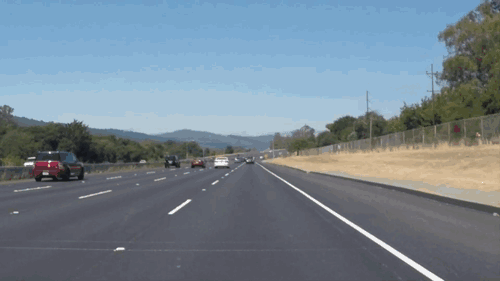
#> input picture test_videos/solidWhiteRight.gif, 500 x 281 px, given in place of solidWhiteRight.jpg, which was not available
$ jupyter execute --allow-errors P1.ipynb   (shell and % lines are left out)   (text cells are left out)
#> lines starting #> are read from the running program, lines starting #| are printed output that depends on the picture; after the words box and inside, x2 and y2 are one past the last pixel; in counts of white or black regions, pixels touching at a corner belong together; pictures that were not available may be replaced by others from this repository, and a replacement may not be noted
[cell 1]
#importing some useful packages
import matplotlib.pyplot as plt
import matplotlib.image as mpimg
import numpy as np
import cv2

[cell 2]
#reading in an image
image = mpimg.imread('test_images/solidWhiteRight.jpg')
#> image is the input picture: shape (281, 500, 4); mean R, G, B, A 117, 132.1, 143.7, 255

#printing out some stats and plotting
print('This image is:', type(image), 'with dimensions:', image.shape)
#| This image is: <class 'numpy.ndarray'> with dimensions: (281, 500, 4)
plt.imshow(image)  # if you wanted to show a single color channel image called 'gray', for example, call as plt.imshow(gray, cmap='gray')

[cell 3]
import math

def grayscale(img):
    """
    Applies the Grayscale transform

    This will return an image with only one color channel
    but NOTE: to see the returned image as grayscale
    (assuming your grayscaled image is called 'gray')
    you should call plt.imshow(gray, cmap='gray')
    """
    return cv2.cvtColor(img, cv2.COLOR_RGB2GRAY)
    # Or use BGR2GRAY if you read an image with cv2.imread()
    # return cv2.cvtColor(img, cv2.COLOR_BGR2GRAY)

def canny(img, low_threshold, high_threshold):
    """Applies the Canny transform"""
    return cv2.Canny(img, low_threshold, high_threshold)

def gaussian_blur(img, kernel_size):
    """Applies a Gaussian Noise kernel"""
    return cv2.GaussianBlur(img, (kernel_size, kernel_size), 0)

def region_of_interest(img, vertices):
    """
    Applies an image mask.

    Only keeps the region of the image defined by the polygon
    formed from `vertices`. The rest of the image is set to black.
    `vertices` should be a numpy array of integer points.
    """
    #defining a blank mask to start with
    mask = np.zeros_like(img)

    #defining a 3 channel or 1 channel color to fill the mask with depending on the input image
    if len(img.shape) > 2:
        channel_count = img.shape[2]  # i.e. 3 or 4 depending on your image
        ignore_mask_color = (255,) * channel_count
    else:
        ignore_mask_color = 255

    #filling pixels inside the polygon defined by "vertices" with the fill color
    cv2.fillPoly(mask, vertices, ignore_mask_color)

    #returning the image only where mask pixels are nonzero
    masked_image = cv2.bitwise_and(img, mask)
    return masked_image


def draw_lines(img, lines, color=[255, 0, 0], thickness=2):
    """
    NOTE: this is the function you might want to use as a starting point once you want to
    average/extrapolate the line segments you detect to map out the full
    extent of the lane (going from the result shown in raw-lines-example.mp4
    to that shown in P1_example.mp4).

    Think about things like separating line segments by their
    slope ((y2-y1)/(x2-x1)) to decide which segments are part of the left
    line vs. the right line.  Then, you can average the position of each of
    the lines and extrapolate to the top and bottom of the lane.

    This function draws `lines` with `color` and `thickness`.
    Lines are drawn on the image inplace (mutates the image).
    If you want to make the lines semi-transparent, think about combining
    this function with the weighted_img() function below
    """
    for line in lines:
        for x1,y1,x2,y2 in line:
            cv2.line(img, (x1, y1), (x2, y2), color, thickness)


# [25 lines left out: functions get_line_equation, draw_extrapolated_lines, not called in this run]


def hough_lines(img, rho, theta, threshold, min_line_len, max_line_gap, extrapolate_lines=False):
    """
    `img` should be the output of a Canny transform.

    Returns an image with hough lines drawn, as well as the lines.
    """
    lines = cv2.HoughLinesP(img, rho, theta, threshold, np.array([]), minLineLength=min_line_len, maxLineGap=max_line_gap)
    line_img = np.zeros((img.shape[0], img.shape[1], 3), dtype=np.uint8)
    if extrapolate_lines:
        draw_extrapolated_lines(line_img, lines)
    else:
        draw_lines(line_img, lines)

    return line_img, lines


# Python 3 has support for cool math symbols.

def weighted_img(img, initial_img, α=0.8, β=1., γ=0.):
    """
    `img` is the output of the hough_lines(), An image with lines drawn on it.
    Should be a blank image (all black) with lines drawn on it.

    `initial_img` should be the image before any processing.

    The result image is computed as follows:

    initial_img * α + img * β + γ
    NOTE: initial_img and img must be the same shape!
    """
    assert np.shape(img) == np.shape(initial_img)
    return cv2.addWeighted(initial_img, α, img, β, γ)

[cell 4]
import os
os.listdir("test_images/")

[cell 5]
# Dependencies
import matplotlib.pyplot as plt
import matplotlib.image as mpimg

import numpy as np
import cv2

import os

[cell 6]
def apply_lane_mask(img):
    top_left  = [int(img.shape[1] * 0.45), int(img.shape[0] * 0.59)]
    top_right = [int(img.shape[1] * 0.54), int(img.shape[0] * 0.59)]
    bot_right = [int(img.shape[1] * 0.95), int(img.shape[0] -1)]
    bot_left  = [int(img.shape[1] * 0.12), int(img.shape[0] -1)]
    return region_of_interest(img, np.array([[top_left, top_right, bot_right, bot_left]], dtype=np.int32))

def threshold(gray):
    lower_bound = 180
    upper_bound = 255
    return cv2.threshold(gray, lower_bound, upper_bound, cv2.THRESH_BINARY)

def process_img(img, extrapolate_lines=False):
    gray = grayscale(img)
    _, thresh = threshold(gray)
    thresh = apply_lane_mask(thresh)
    line_img, _ = hough_lines(thresh, 1, np.pi / 180, 20, 5, 1, extrapolate_lines)
    masked_line_img = apply_lane_mask(line_img)
    return weighted_img(masked_line_img, img)

[cell 7]
# Image being analyzed in paint to find coordinates
image = mpimg.imread('test_images/solidWhiteRight.jpg')

#printing out some stats and plotting
print('Image dimensions are:', image.shape, "\n")
#| Image dimensions are: (281, 500, 4)

print("Coordiantes of lane mask vertices, in percentage of image dimensions:")
print("top left    (x, y): (%.2f, %.2f)" % (319 / 540, 419 / 960))
print("top right   (x, y): (%.2f, %.2f)" % (319 / 540, 521 / 960))
print("bottom left (x, y): (%.2f, %.2f)" % (540 / 540, 139 / 960))
print("bottom left (x, y): (%.2f, %.2f)" % (540 / 540, 938 / 960))

[cell 8]
# Run line detector and display output
img_folder = "test_images/"
img_fnames = [img_folder + img for img in os.listdir(img_folder)]
print("Total number of images: %d" % len(img_fnames))
only_use_images = []

#> (the rest of this cell did not finish here and is left out)

#> in grayscale, `return cv2.cvtColor(img, cv2.COLOR_RGB2GRAY)`:
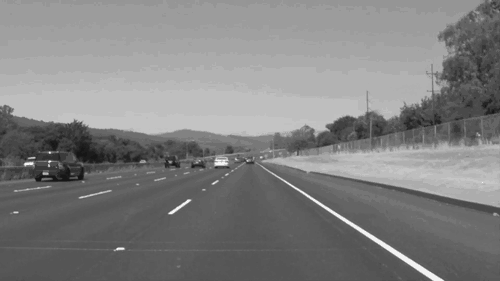
#> returned value: shape (281, 500); min 22, max 242, mean 128.8
#> in process_img, `_, thresh = threshold(gray)`:
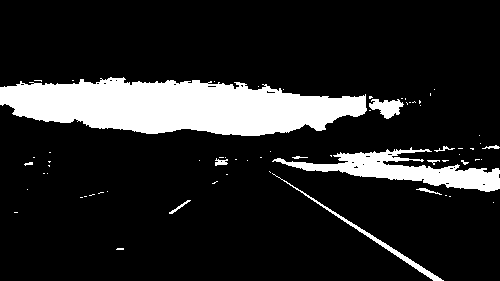
#> thresh: shape (281, 500); 14.3% white; 65 white regions (53 under 20 px), largest, box (x1, y1, x2, y2) and area: (0, 77, 367, 136) 14818, (272, 147, 500, 192) 3744, (272, 173, 444, 281) 667
#> in region_of_interest, `cv2.fillPoly(mask, vertices, ignore_mask_color)`:
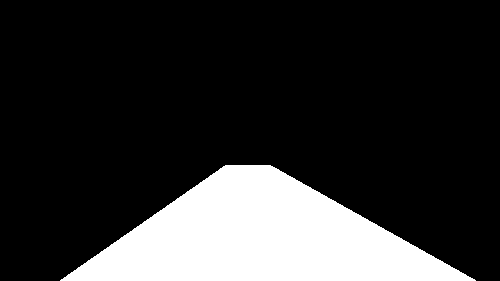
#> mask: shape (281, 500); 19.1% white; 1 white region, box (x1, y1, x2, y2) and area: (60, 165, 476, 281) 26866
#> in region_of_interest, `masked_image = cv2.bitwise_and(img, mask)`:
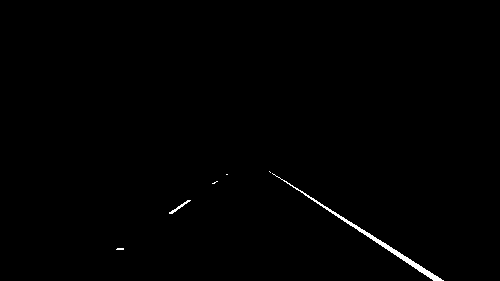
#> masked_image: shape (281, 500); 0.54% white; 6 white regions (4 under 20 px), largest, box (x1, y1, x2, y2) and area: (272, 173, 444, 281) 667, (169, 200, 191, 214) 60
#> in hough_lines, `lines = cv2.HoughLinesP(img, rho, theta, threshold, np.array([]), minL..`: lines = [[277, 176, 438, 280], [323, 207, 435, 280], [354, 224, 441, 280], [169, 213, 189, 200], [431, 273, 442, 280], [170, 213, 190, 200], [300, 190, 439, 280], [427, 270, 432, 273], [435, 275, 443, 280]]
#> the loop in draw_lines, `for line in lines:` made 9 passes
